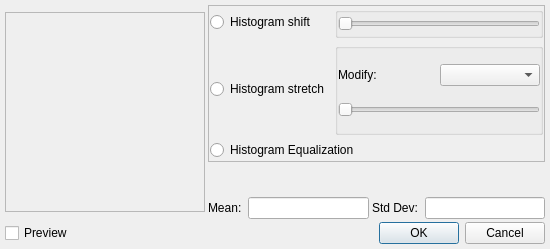
<?xml version="1.0" encoding="UTF-8"?>
<ui version="4.0">
 <class>HistoTransDlg</class>
 <widget class="QDialog" name="HistoTransDlg">
  <property name="geometry">
   <rect>
    <x>0</x>
    <y>0</y>
    <width>550</width>
    <height>249</height>
   </rect>
  </property>
  <property name="windowTitle">
   <string>Histogram Transformations</string>
  </property>
  <layout class="QHBoxLayout" name="horizontalLayout_8">
   <property name="leftMargin">
    <number>5</number>
   </property>
   <property name="topMargin">
    <number>5</number>
   </property>
   <property name="rightMargin">
    <number>5</number>
   </property>
   <property name="bottomMargin">
    <number>5</number>
   </property>
   <item>
    <layout class="QVBoxLayout" name="verticalLayout_4">
     <property name="spacing">
      <number>3</number>
     </property>
     <item>
      <layout class="QHBoxLayout" name="horizontalLayout_7">
       <property name="spacing">
        <number>3</number>
       </property>
       <item>
        <widget class="QFrame" name="frame">
         <property name="minimumSize">
          <size>
           <width>200</width>
           <height>200</height>
          </size>
         </property>
         <property name="maximumSize">
          <size>
           <width>200</width>
           <height>200</height>
          </size>
         </property>
         <property name="frameShape">
          <enum>QFrame::StyledPanel</enum>
         </property>
         <property name="frameShadow">
          <enum>QFrame::Raised</enum>
         </property>
         <widget class="QCustomPlot" name="plotArea" native="true">
          <property name="geometry">
           <rect>
            <x>0</x>
            <y>0</y>
            <width>200</width>
            <height>200</height>
           </rect>
          </property>
          <property name="minimumSize">
           <size>
            <width>200</width>
            <height>200</height>
           </size>
          </property>
         </widget>
        </widget>
       </item>
       <item>
        <layout class="QVBoxLayout" name="verticalLayout_3">
         <item>
          <widget class="QFrame" name="frame_2">
           <property name="frameShape">
            <enum>QFrame::StyledPanel</enum>
           </property>
           <property name="frameShadow">
            <enum>QFrame::Raised</enum>
           </property>
           <layout class="QHBoxLayout" name="horizontalLayout_6">
            <property name="leftMargin">
             <number>1</number>
            </property>
            <property name="topMargin">
             <number>1</number>
            </property>
            <property name="rightMargin">
             <number>1</number>
            </property>
            <property name="bottomMargin">
             <number>1</number>
            </property>
            <item>
             <layout class="QGridLayout" name="gridLayout">
              <property name="verticalSpacing">
               <number>5</number>
              </property>
              <item row="2" column="0" colspan="2">
               <widget class="QRadioButton" name="rbHistoEq">
                <property name="text">
                 <string>Histogram Equalization</string>
                </property>
               </widget>
              </item>
              <item row="1" column="0">
               <layout class="QVBoxLayout" name="verticalLayout_2">
                <item>
                 <spacer name="verticalSpacer_2">
                  <property name="orientation">
                   <enum>Qt::Vertical</enum>
                  </property>
                  <property name="sizeHint" stdset="0">
                   <size>
                    <width>20</width>
                    <height>40</height>
                   </size>
                  </property>
                 </spacer>
                </item>
                <item>
                 <widget class="QRadioButton" name="rbHistoStretch">
                  <property name="text">
                   <string>Histogram stretch</string>
                  </property>
                 </widget>
                </item>
                <item>
                 <spacer name="verticalSpacer">
                  <property name="orientation">
                   <enum>Qt::Vertical</enum>
                  </property>
                  <property name="sizeHint" stdset="0">
                   <size>
                    <width>20</width>
                    <height>40</height>
                   </size>
                  </property>
                 </spacer>
                </item>
               </layout>
              </item>
              <item row="0" column="0">
               <widget class="QRadioButton" name="rbHistoShift">
                <property name="text">
                 <string>Histogram shift</string>
                </property>
               </widget>
              </item>
              <item row="0" column="1">
               <widget class="QGroupBox" name="groupBox">
                <property name="title">
                 <string/>
                </property>
                <layout class="QHBoxLayout" name="horizontalLayout">
                 <property name="leftMargin">
                  <number>0</number>
                 </property>
                 <property name="topMargin">
                  <number>0</number>
                 </property>
                 <property name="rightMargin">
                  <number>0</number>
                 </property>
                 <property name="bottomMargin">
                  <number>0</number>
                 </property>
                 <item>
                  <widget class="QSlider" name="sliderShift">
                   <property name="orientation">
                    <enum>Qt::Horizontal</enum>
                   </property>
                  </widget>
                 </item>
                </layout>
               </widget>
              </item>
              <item row="1" column="1">
               <widget class="QGroupBox" name="groupBox_2">
                <property name="title">
                 <string/>
                </property>
                <layout class="QHBoxLayout" name="horizontalLayout_3">
                 <property name="leftMargin">
                  <number>0</number>
                 </property>
                 <property name="topMargin">
                  <number>0</number>
                 </property>
                 <property name="rightMargin">
                  <number>0</number>
                 </property>
                 <property name="bottomMargin">
                  <number>0</number>
                 </property>
                 <item>
                  <layout class="QVBoxLayout" name="verticalLayout">
                   <property name="spacing">
                    <number>1</number>
                   </property>
                   <item>
                    <layout class="QHBoxLayout" name="horizontalLayout_2">
                     <item>
                      <widget class="QLabel" name="txtModLimit">
                       <property name="text">
                        <string>Modify: </string>
                       </property>
                      </widget>
                     </item>
                     <item>
                      <widget class="QComboBox" name="comboLimits"/>
                     </item>
                    </layout>
                   </item>
                   <item>
                    <widget class="QSlider" name="sliderLimit">
                     <property name="orientation">
                      <enum>Qt::Horizontal</enum>
                     </property>
                    </widget>
                   </item>
                  </layout>
                 </item>
                </layout>
               </widget>
              </item>
             </layout>
            </item>
           </layout>
           <zorder></zorder>
           <zorder>plotArea</zorder>
          </widget>
         </item>
         <item>
          <spacer name="verticalSpacer_3">
           <property name="orientation">
            <enum>Qt::Vertical</enum>
           </property>
           <property name="sizeHint" stdset="0">
            <size>
             <width>20</width>
             <height>40</height>
            </size>
           </property>
          </spacer>
         </item>
         <item>
          <layout class="QHBoxLayout" name="horizontalLayout_5">
           <item>
            <widget class="QLabel" name="label">
             <property name="text">
              <string>Mean: </string>
             </property>
            </widget>
           </item>
           <item>
            <widget class="QLineEdit" name="txtMean">
             <property name="frame">
              <bool>true</bool>
             </property>
             <property name="alignment">
              <set>Qt::AlignCenter</set>
             </property>
             <property name="readOnly">
              <bool>true</bool>
             </property>
            </widget>
           </item>
           <item>
            <widget class="QLabel" name="label_2">
             <property name="text">
              <string>Std Dev: </string>
             </property>
            </widget>
           </item>
           <item>
            <widget class="QLineEdit" name="txtStdDev">
             <property name="alignment">
              <set>Qt::AlignCenter</set>
             </property>
             <property name="readOnly">
              <bool>true</bool>
             </property>
            </widget>
           </item>
          </layout>
         </item>
        </layout>
       </item>
      </layout>
     </item>
     <item>
      <layout class="QHBoxLayout" name="horizontalLayout_4">
       <item>
        <widget class="QCheckBox" name="cbPreview">
         <property name="text">
          <string>Preview</string>
         </property>
        </widget>
       </item>
       <item>
        <spacer name="horizontalSpacer">
         <property name="orientation">
          <enum>Qt::Horizontal</enum>
         </property>
         <property name="sizeHint" stdset="0">
          <size>
           <width>40</width>
           <height>20</height>
          </size>
         </property>
        </spacer>
       </item>
       <item>
        <widget class="QDialogButtonBox" name="buttonBox">
         <property name="orientation">
          <enum>Qt::Horizontal</enum>
         </property>
         <property name="standardButtons">
          <set>QDialogButtonBox::Cancel|QDialogButtonBox::Ok</set>
         </property>
        </widget>
       </item>
      </layout>
     </item>
    </layout>
   </item>
  </layout>
 </widget>
 <customwidgets>
  <customwidget>
   <class>QCustomPlot</class>
   <extends>QWidget</extends>
   <header>qcustomplot.h</header>
   <container>1</container>
  </customwidget>
 </customwidgets>
 <resources/>
 <connections>
  <connection>
   <sender>buttonBox</sender>
   <signal>accepted()</signal>
   <receiver>HistoTransDlg</receiver>
   <slot>accept()</slot>
   <hints>
    <hint type="sourcelabel">
     <x>248</x>
     <y>254</y>
    </hint>
    <hint type="destinationlabel">
     <x>157</x>
     <y>274</y>
    </hint>
   </hints>
  </connection>
  <connection>
   <sender>buttonBox</sender>
   <signal>rejected()</signal>
   <receiver>HistoTransDlg</receiver>
   <slot>reject()</slot>
   <hints>
    <hint type="sourcelabel">
     <x>316</x>
     <y>260</y>
    </hint>
    <hint type="destinationlabel">
     <x>286</x>
     <y>274</y>
    </hint>
   </hints>
  </connection>
 </connections>
</ui>
